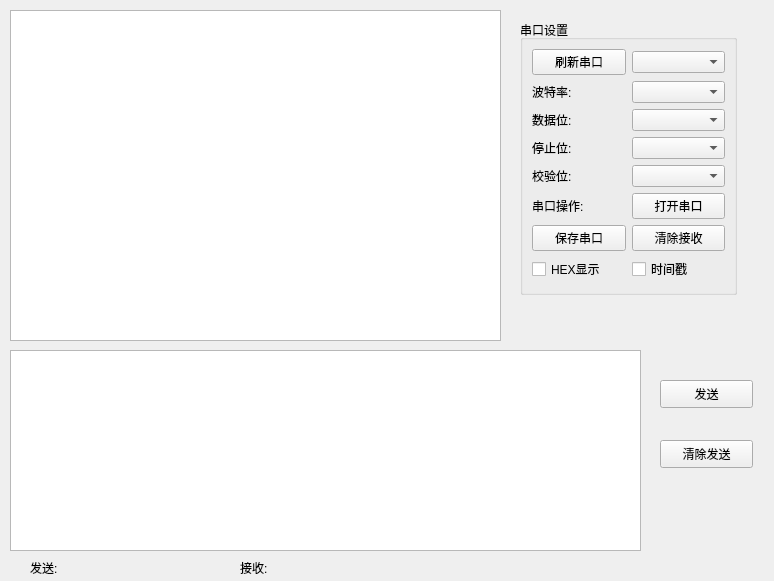
<?xml version="1.0" encoding="UTF-8"?>
<ui version="4.0">
 <class>Form</class>
 <widget class="QWidget" name="Form">
  <property name="geometry">
   <rect>
    <x>0</x>
    <y>0</y>
    <width>774</width>
    <height>581</height>
   </rect>
  </property>
  <property name="windowTitle">
   <string>Form</string>
  </property>
  <widget class="QTextEdit" name="text_edit_recv">
   <property name="geometry">
    <rect>
     <x>10</x>
     <y>10</y>
     <width>491</width>
     <height>331</height>
    </rect>
   </property>
  </widget>
  <widget class="QTextEdit" name="text_edit_send">
   <property name="geometry">
    <rect>
     <x>10</x>
     <y>350</y>
     <width>631</width>
     <height>201</height>
    </rect>
   </property>
  </widget>
  <widget class="QGroupBox" name="groupBox">
   <property name="geometry">
    <rect>
     <x>520</x>
     <y>20</y>
     <width>217</width>
     <height>275</height>
    </rect>
   </property>
   <property name="title">
    <string>串口设置</string>
   </property>
   <layout class="QGridLayout" name="gridLayout">
    <item row="0" column="0">
     <widget class="QPushButton" name="push_btn_com_flush">
      <property name="text">
       <string>刷新串口</string>
      </property>
     </widget>
    </item>
    <item row="0" column="1">
     <widget class="QComboBox" name="com_box_com"/>
    </item>
    <item row="1" column="0">
     <widget class="QLabel" name="label">
      <property name="text">
       <string>波特率:</string>
      </property>
     </widget>
    </item>
    <item row="1" column="1">
     <widget class="QComboBox" name="com_box_baud"/>
    </item>
    <item row="2" column="0">
     <widget class="QLabel" name="label_2">
      <property name="text">
       <string>数据位:</string>
      </property>
     </widget>
    </item>
    <item row="2" column="1">
     <widget class="QComboBox" name="com_box_datas"/>
    </item>
    <item row="3" column="0">
     <widget class="QLabel" name="label_3">
      <property name="text">
       <string>停止位:</string>
      </property>
     </widget>
    </item>
    <item row="3" column="1">
     <widget class="QComboBox" name="com_box_stop"/>
    </item>
    <item row="4" column="0">
     <widget class="QLabel" name="label_4">
      <property name="text">
       <string>校验位:</string>
      </property>
     </widget>
    </item>
    <item row="4" column="1">
     <widget class="QComboBox" name="com_box_parity"/>
    </item>
    <item row="5" column="0">
     <widget class="QLabel" name="label_5">
      <property name="text">
       <string>串口操作:</string>
      </property>
     </widget>
    </item>
    <item row="5" column="1">
     <widget class="QPushButton" name="push_btn_open_close">
      <property name="text">
       <string>打开串口</string>
      </property>
     </widget>
    </item>
    <item row="6" column="0">
     <widget class="QPushButton" name="push_btn_save_data">
      <property name="text">
       <string>保存串口</string>
      </property>
     </widget>
    </item>
    <item row="6" column="1">
     <widget class="QPushButton" name="push_btn_clear_recv">
      <property name="text">
       <string>清除接收</string>
      </property>
     </widget>
    </item>
    <item row="7" column="0">
     <widget class="QCheckBox" name="checkBox">
      <property name="text">
       <string>HEX显示</string>
      </property>
     </widget>
    </item>
    <item row="7" column="1">
     <widget class="QCheckBox" name="checkBox_2">
      <property name="text">
       <string>时间戳</string>
      </property>
     </widget>
    </item>
   </layout>
  </widget>
  <widget class="QPushButton" name="push_btn_send">
   <property name="geometry">
    <rect>
     <x>660</x>
     <y>380</y>
     <width>93</width>
     <height>28</height>
    </rect>
   </property>
   <property name="text">
    <string>发送</string>
   </property>
  </widget>
  <widget class="QPushButton" name="push_btn_clear_send">
   <property name="geometry">
    <rect>
     <x>660</x>
     <y>440</y>
     <width>93</width>
     <height>28</height>
    </rect>
   </property>
   <property name="text">
    <string>清除发送</string>
   </property>
  </widget>
  <widget class="QLabel" name="label_send_cnt">
   <property name="geometry">
    <rect>
     <x>30</x>
     <y>560</y>
     <width>72</width>
     <height>15</height>
    </rect>
   </property>
   <property name="text">
    <string>发送:</string>
   </property>
  </widget>
  <widget class="QLabel" name="label_recv_cnt">
   <property name="geometry">
    <rect>
     <x>240</x>
     <y>560</y>
     <width>72</width>
     <height>15</height>
    </rect>
   </property>
   <property name="text">
    <string>接收:</string>
   </property>
  </widget>
 </widget>
 <resources/>
 <connections/>
</ui>
